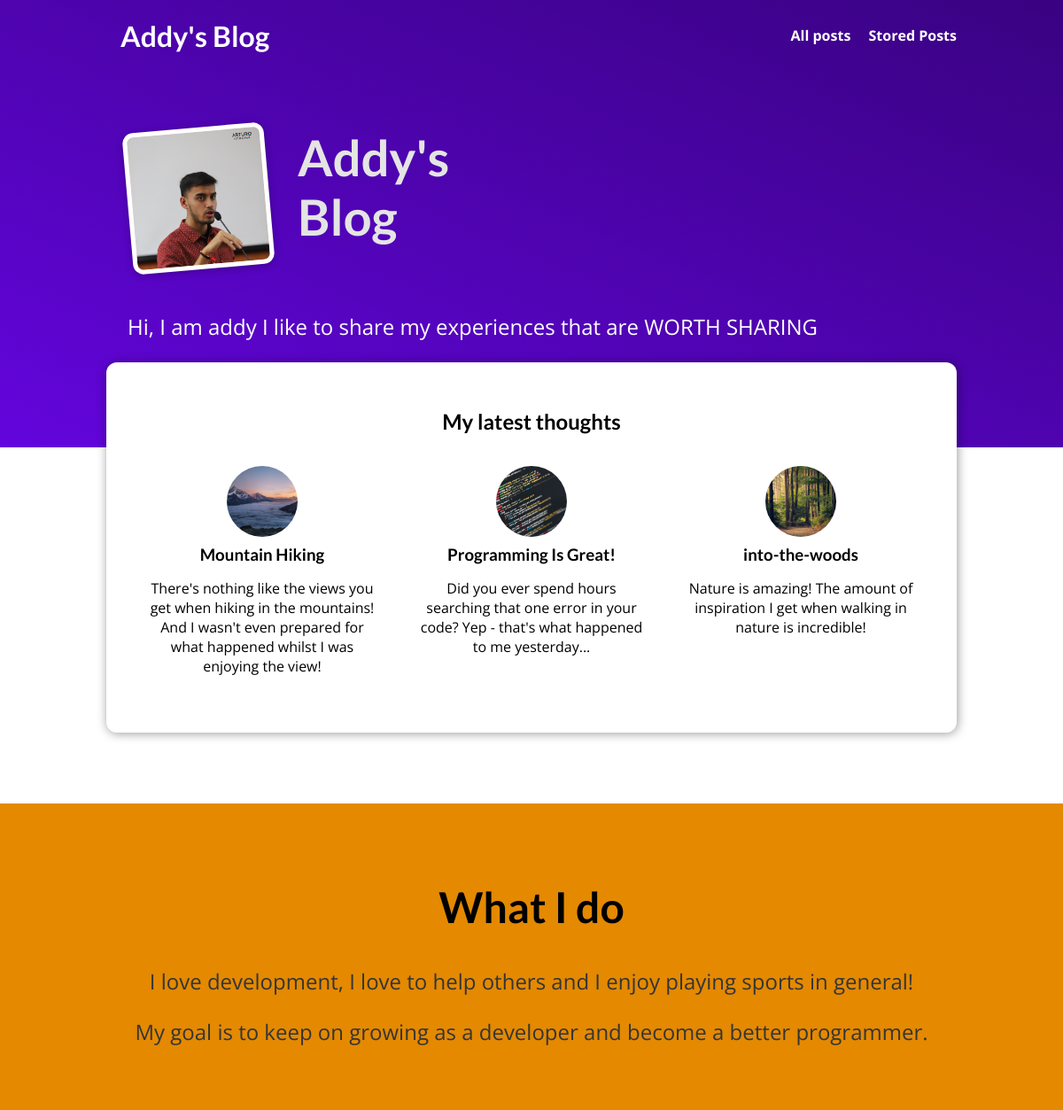
The page / on the database its author committed.
### blog/models.py (models this page shows, shortened)
class Post(models.Model):
    title=models.CharField(max_length=150)
    excerpt=models.CharField(max_length=200)
    image=models.ImageField(upload_to="posts", null=True)
    date=models.DateField(auto_now=True)
    slug=models.SlugField(unique=True,db_index=True)
    content=models.TextField(validators=[MinLengthValidator(10)])
    author=models.ForeignKey(
        Author,on_delete=models.SET_NULL,null=True,related_name="posts"
    )
    tags=models.ManyToManyField(Tag)

### blog/views.py (the view)
# urls.py: path("",views.StartingPageView.as_view(),name="starting-page"),
class StartingPageView(ListView):
    template_name = "blog/index.html"
    model = Post
    ordering = ["-date"]
    context_object_name = "posts"
    def get_queryset(self):
        queryset = super().get_queryset()
        data = queryset[:3]
        return data

### blog/templates/blog/index.html (shortened to what this page needs)
{% extends 'base.html' %}
{% load static %}
{% block css_files %}
<link rel="stylesheet" href="{% static 'blog/index.css' %}">
<link rel="stylesheet" href="{% static 'blog/post.css' %}">{% endblock css_files %}
{% block content %}
<section id="welcome">
    <header>
        <img src="{% static 'blog/images/Me.jpg' %}" alt="Addy - The author of this blog">
        <h2>Addy's Blog</h2>
    </header>
    <p>Hi, I am addy I like to share my experiences that are WORTH SHARING </p>
</section>
<section id="latest-posts">
    <h2>My latest thoughts</h2>
    <ul>
        {% for post in posts %}
        {% include 'blog/includes/post.html' %}
        {% endfor %}
    </ul>
</section>
<section id="about">
    <h2>What I do</h2>
    <p>
        I love development, I love to help others and I enjoy playing sports in general!
    </p>
    <p>
        My goal is to keep on growing as a developer and become a better programmer.
    </p>
</section>
{% endblock content %}

### templates/base.html (shortened to what this page needs)
{% load static %}
<!DOCTYPE html>
<html lang="en">
<head>
    <link rel="stylesheet" href="{% static 'app.css' %}">
    {% block css_files %}{% endblock css_files %}
</head>
<body>
    <header id="main-navigation">
        <h1>
            <a href="{% url 'starting-page' %}">Addy's Blog</a>
        </h1>
        <nav>
            <a href="{% url 'posts-page' %}">All posts</a>
            <a href="{% url 'read-later' %}">Stored Posts</a>
        </nav>
    </header>
     {% block content %}{% endblock content %}
</body>
</html>

### blog/templates/blog/includes/post.html
<li>
    <article class="post">
        <a href="{% url 'post-detail-page' post.slug %}">
            <img src="{{post.image.url}}" alt="post.title">
            <div class="post_content">
                <h3>{{ post.title}}</h3>
                <p>{{post.excerpt}}</p>
            </div>
        </a>
    </article>
</li>

### static/app.css (style rules this page uses)
* { box-sizing: border-box; }
html { font-family: 'Open Sans', 'Lato', sans-serif; }
body { margin: 0; }
h1, h2, h3 { font-family: 'Lato', sans-serif; font-weight: bold; }
#main-navigation { width: 100%; height: 5rem; display: flex; justify-content: space-between; align-items: center; padding: 0 10%; position: absolute; top: 0; left: 0; }
#main-navigation a { text-decoration: none; color: white; font-weight: bold; margin-left:1rem; }

### blog/static/blog/index.css (style rules this page uses)
#welcome { background: linear-gradient(to right top, #6305dd, #390281); padding: 6rem 12%; }
#welcome header { display: flex; align-items: flex-start; margin: 3rem auto; }
#welcome img { width: 10rem; height: 10rem; object-fit: cover; object-position: top; border: 5px solid white; border-radius: 12px; background-color: #ffe1bf; transform: rotateZ(-5deg); box-shadow: 0 2px 8px rgba(0, 0, 0, 0.25); }
#welcome h2 { font-size: 3.5rem; margin: 0 0 0 2rem; color: #e4e4e4; width: 10rem; }
#welcome p { color: white; font-size: 1.5rem; }
#latest-posts { background-color: white; padding: 2rem; border-radius: 12px; width: 60rem; margin: -6rem auto 2rem auto; box-shadow: 1px 1px 12px rgba(0, 0, 0, 0.4); }
#latest-posts h2 { text-align: center; }
#latest-posts ul { list-style: none; margin: 0; padding: 0; display: flex; gap: 1rem; }
#latest-posts li { flex: 1; }
#about { text-align: center; padding: 3rem; background-color: #e48900; margin-top: 5rem; }
#about h2 { font-size: 3rem; }
#about p { font-size: 1.5rem; color: #353535; }

### blog/static/blog/post.css (style rules this page uses)
.post { display: flex; flex-direction: column; align-items: center; text-align: center; }
.post a { text-decoration: none; color: black; transition: all 0.2s ease; padding: 1rem; }
.post img { width: 5rem; height: 5rem; object-fit: cover; border-radius: 50%; }
.post h3 { margin: 0.25rem 0; }

### rows shown on the page
Post: image (picture), title "Mountain Hiking", excerpt "There's nothing like the views you get when hiking in the mountains! And I wasn't even prepared for what happened whilst I was enjoying the view!"
Post: image (picture), title "Programming Is Great!", excerpt "Did you ever spend hours searching that one error in your code? Yep - that's what happened to me yesterday..."
Post: image (picture), title "into-the-woods", excerpt "Nature is amazing! The amount of inspiration I get when walking in nature is incredible!"
